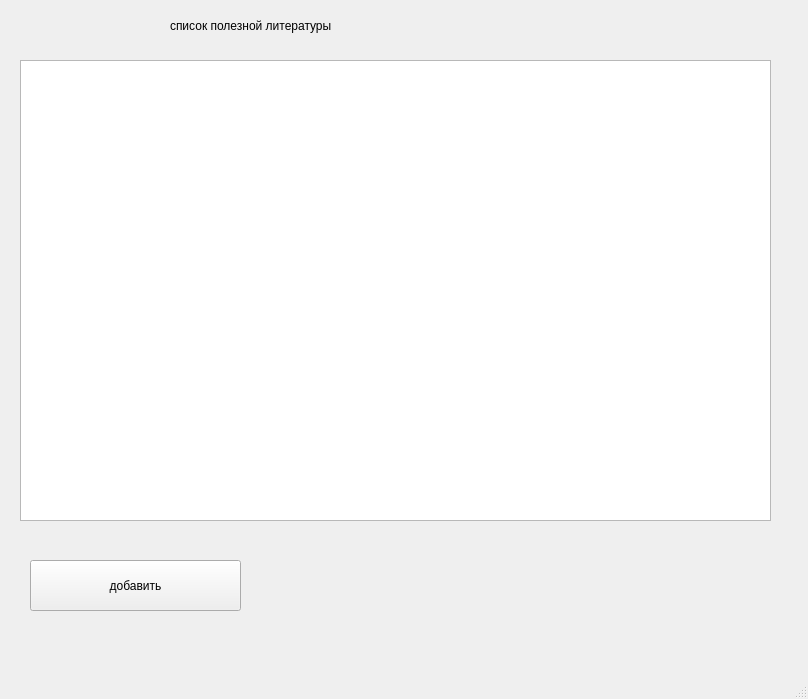
<?xml version="1.0" encoding="UTF-8"?>
<ui version="4.0">
 <class>MainWindow</class>
 <widget class="QMainWindow" name="MainWindow">
  <property name="geometry">
   <rect>
    <x>0</x>
    <y>0</y>
    <width>808</width>
    <height>699</height>
   </rect>
  </property>
  <property name="windowTitle">
   <string>MainWindow</string>
  </property>
  <widget class="QWidget" name="centralwidget">
   <widget class="QTableWidget" name="tableWidget">
    <property name="geometry">
     <rect>
      <x>20</x>
      <y>60</y>
      <width>751</width>
      <height>461</height>
     </rect>
    </property>
   </widget>
   <widget class="QLabel" name="label">
    <property name="geometry">
     <rect>
      <x>170</x>
      <y>0</y>
      <width>671</width>
      <height>51</height>
     </rect>
    </property>
    <property name="text">
     <string>список полезной литературы</string>
    </property>
   </widget>
   <widget class="QPushButton" name="pushButton">
    <property name="geometry">
     <rect>
      <x>30</x>
      <y>560</y>
      <width>211</width>
      <height>51</height>
     </rect>
    </property>
    <property name="text">
     <string>добавить</string>
    </property>
   </widget>
  </widget>
  <widget class="QMenuBar" name="menubar">
   <property name="geometry">
    <rect>
     <x>0</x>
     <y>0</y>
     <width>808</width>
     <height>26</height>
    </rect>
   </property>
  </widget>
  <widget class="QStatusBar" name="statusbar"/>
 </widget>
 <resources/>
 <connections/>
</ui>
